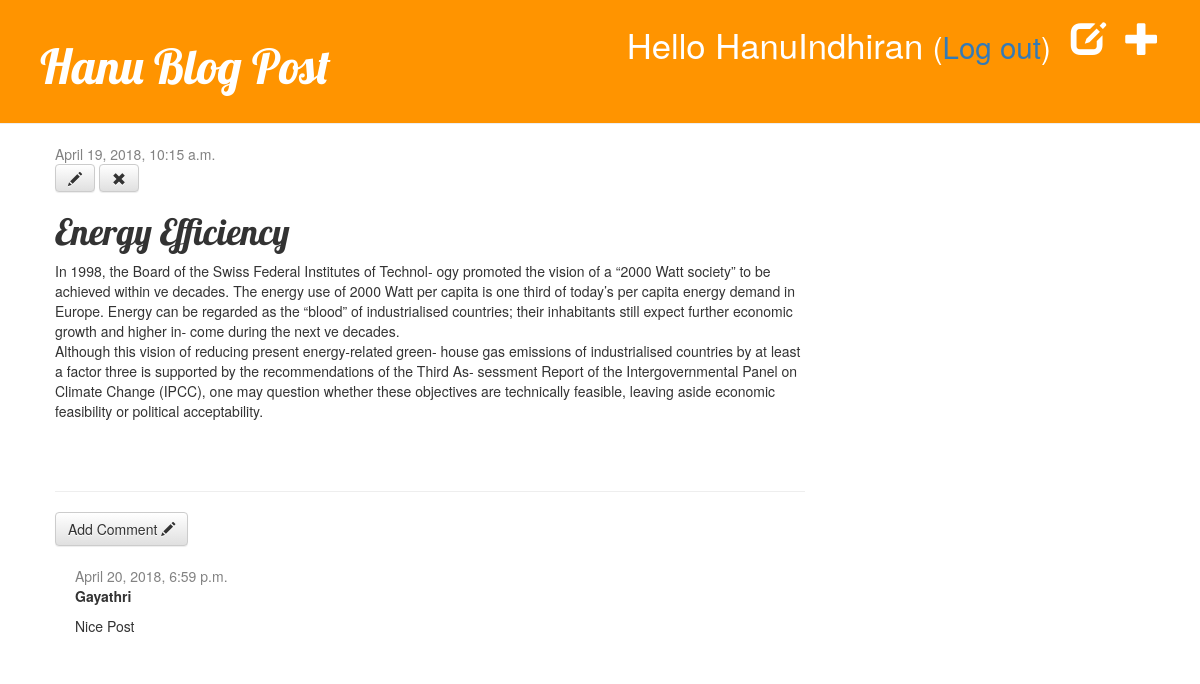
The app's page /post/1/ (signed in) with its own data.
### blog/models.py (models this page shows, shortened)
class Post(models.Model):
    author = models.ForeignKey('auth.User', on_delete=models.CASCADE)
    title = models.CharField(max_length=200)
    text = models.TextField()
    created_date = models.DateTimeField(default=timezone.now)
    published_date = models.DateTimeField(blank=True, null=True)

class Comment(models.Model):
    post = models.ForeignKey('blog.Post', related_name='comments')
    author = models.CharField(max_length=200)
    text = models.TextField()
    created_date = models.DateTimeField(default=timezone.now)
    approved_comment = models.BooleanField(default=False)

### blog/views.py (the view)
# urls.py: url(r'^post/(?P<pk>\d+)/$',views.post_detail, name = 'post_detail'),
def post_detail(request,pk):
    Post.objects.get(pk=pk)
    post = get_object_or_404(Post, pk=pk)
    return render(request, 'blog/post_detail.html', {'post':post})

### blog/templates/blog/post_detail.html (shortened to what this page needs)
{% extends 'blog/base.html' %}
{% block content %}
 <div class="post">
        {% if post.published_date %}
            <div class="date">
                {{ post.published_date }}
            </div>
        {% else %}
               <a class="btn btn-default" href="{% url 'post_publish' pk=post.pk %}">Publish</a>
        {% endif %}
        {% if user.is_authenticated %}
           <a class="btn btn-default" href="{% url 'post_edit' pk=post.pk %}"><span class="glyphicon glyphicon-pencil"></span></a>
           <a class="btn btn-default" href="{% url 'post_remove' pk=post.pk %}"><span class="glyphicon glyphicon-remove"></span></a>
        {% endif %}
  <h1>{{ post.title }}</h1>
  <p>{{ post.text|linebreaksbr}}</p>
</div>
<hr>
<a class="btn btn-default" href="{% url 'add_comment' pk=post.pk %}">Add Comment <span class="glyphicon glyphicon-pencil"></span></a>
{% for comment in post.comments.all %}
  {% if user.is_authenticated or comment.approved_comment %}
    <div class="comment">
        <div class="date">{{ comment.created_date }}
        </div>
        <strong>{{ comment.author }}</strong>
        <p>{{ comment.text|linebreaks }}</p>
    </div>
  {% endif %}
{% empty %}
    <p>No comments here yet :(</p>
{% endfor %}
{% endblock %}

### blog/templates/blog/base.html (shortened to what this page needs)
{% load staticfiles %}
<html>
    <head>
        <link rel="stylesheet" href="//maxcdn.bootstrapcdn.com/bootstrap/3.2.0/css/bootstrap.min.css">
            <link rel="stylesheet" href="//maxcdn.bootstrapcdn.com/bootstrap/3.2.0/css/bootstrap-theme.min.css">
                    <link rel="stylesheet" href="{% static 'css/blog.css' %}">
                        </head>
    <body>
        <div class="page-header">
            {% if user.is_authenticated %}
                <a href="{% url 'post_new' %}" class="top-menu"><span class="glyphicon glyphicon-plus"></span></a>
                <a href="{% url 'post_draft_list' %}" class="top-menu"><span class="glyphicon glyphicon-edit"></span></a>
                <p class="top-menu">Hello {{ user.username }} <small>(<a href="{% url 'logout' %}">Log out</a>)</small></p>
            {% else %}
                <a href="{% url 'login' %}" class="top-menu"><span class="glyphicon glyphicon-lock"></span></a>
            {% endif %}
            <h1><a href="/https://djangogirls.org">Hanu Blog Post</a></h1>
        </div>
        <div class="content container">
            <div class="row">
                <div class="col-md-8">
                    {% block content %}
                    {% endblock %}
                </div>
            </div>
        </div>
    </body>
</html>

### blog/Static/css/blog.css (style rules this page uses)
.page-header { background-color: #ff9400; margin-top: 0; padding: 20px 20px 20px 40px; }
.page-header h1, .page-header h1 a, .page-header h1 a:visited, .page-header h1 a:active { color: #ffffff; font-size: 36pt; text-decoration: none; }
.content { margin-left: 40px; }
h1, h2, h3, h4 { font-family: 'Lobster', cursive; }
.date { color: #828282; }
.top-menu, .top-menu:hover, .top-menu:visited { color: #ffffff; float: right; font-size: 26pt; margin-right: 20px; }
.post { margin-bottom: 70px; }
.comment { margin: 20px 0px 20px 20px; }

### records on screen
Post: published_date "April 19, 2018, 10:15 a.m.", title "Energy Efficiency", text "In 1998, the Board of the Swiss Federal Institutes of Technol- ogy promoted the vision of a “2000 Watt society” to be achieved within ve decades. The energy use of 2000 Watt per capita is one third of today’s per capita energy demand in Europe. Energy can be regarded as the “blood” of industrialised countries; their inhabitants still expect further economic growth and higher in- come during the next ve decades. Although this vision of reducing present energy-related green- house gas emissions of industrialised countries by at least a factor three is supported by the recommendations of the Third As- sessment Report of the Intergovernmental Panel on Climate Change (IPCC), one may question…"
Comment: created_date "April 20, 2018, 6:59 p.m.", author "Gayathri", text "Nice Post"

### other values on screen
{{ user.username }} "HanuIndhiran"
